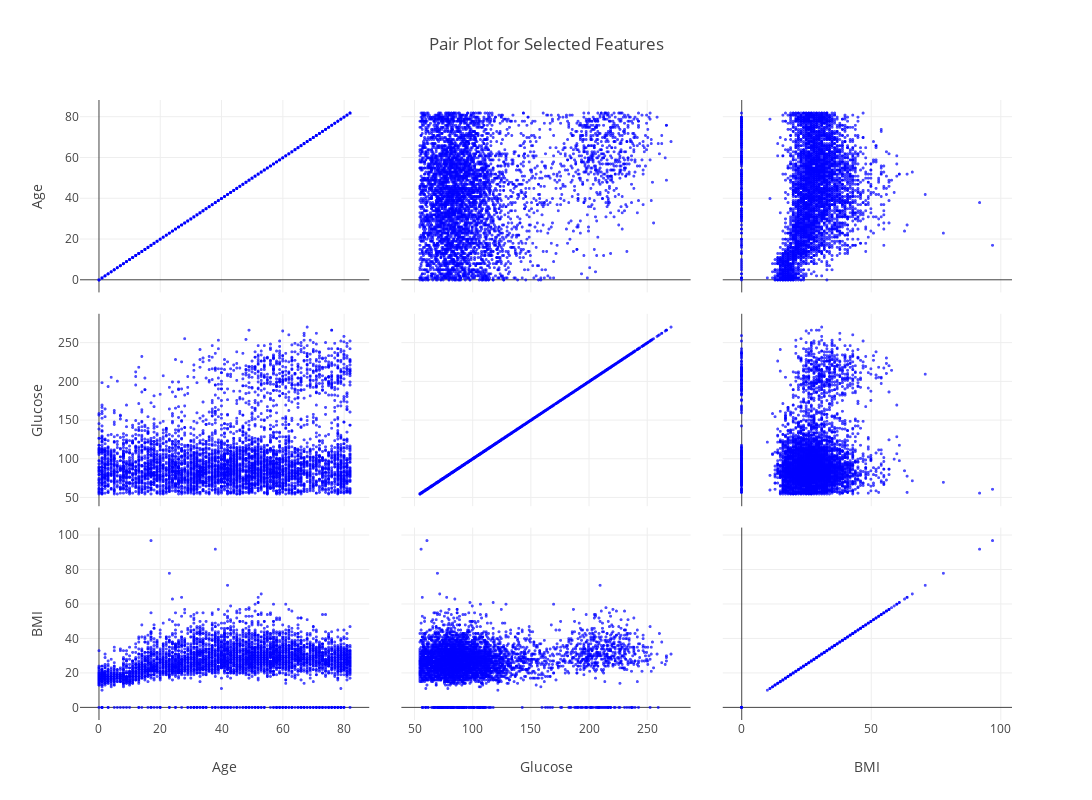

Notebook source saved alongside this figure:
### Code cell
# === 2. Scatter plots ===
import plotly.express as px

selected = ["Age","Glucose","BMI"]

fig = px.scatter_matrix(
    df[selected],
    dimensions=selected,
    title="Pair Plot for Selected Features",
    height=800, width=1100
)
# smaller markers for dense points
for d in fig.data:
    d.update(marker=dict(color="blue", size=3, opacity=0.7))

fig.show()

### Figure 1 — Plotly figure (JSON) as saved in the notebook; plotly's stock layout.template omitted (floating-point values rounded to 4 significant figures; data arrays with more than 128 entries replaced by an {"elided": "..."} marker saying what was removed)
{"data": [{"dimensions": [{"axis": {"matches": true}, "label": "Age", "values": {"elided": "5110 int values"}}, {"axis": {"matches": true}, "label": "Glucose", "values": {"elided": "5110 int values"}}, {"axis": {"matches": true}, "label": "BMI", "values": {"elided": "5110 int values"}}], "hovertemplate": "%{xaxis.title.text}=%{x}<br>%{yaxis.title.text}=%{y}<extra></extra>", "legendgroup": "", "marker": {"color": "blue", "opacity": 0.7, "size": 3, "symbol": "circle"}, "name": "", "showlegend": false, "type": "splom"}], "layout": {"dragmode": "select", "height": 800, "legend": {"tracegroupgap": 0}, "title": {"text": "Pair Plot for Selected Features"}, "width": 1100}}
